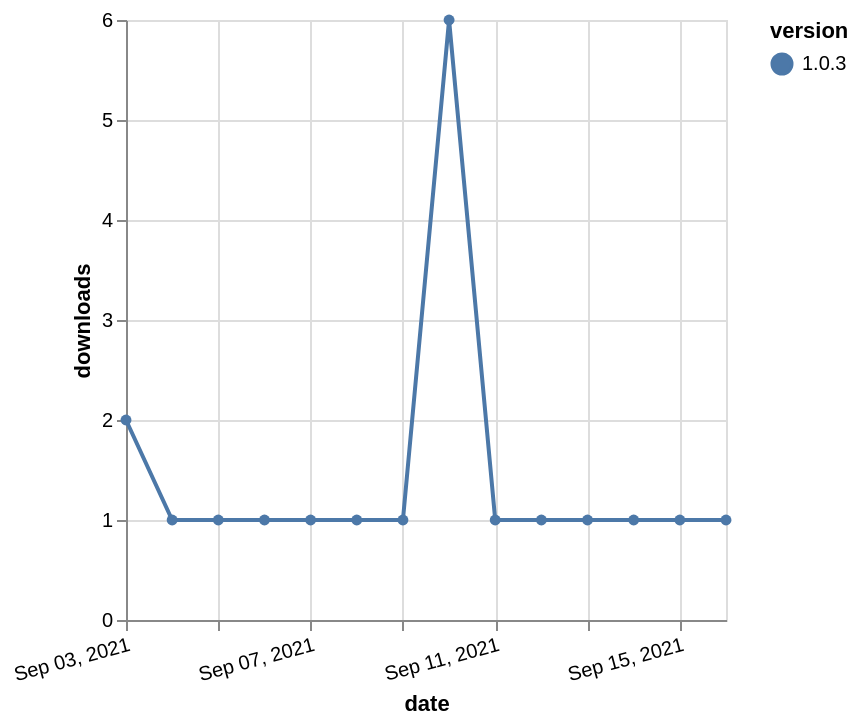

The Vega-Lite source for this figure:
### Vega-Lite specification from a JSON file in a GitHub repository (floating-point values rounded to 4 significant figures)
{"$schema": "https://vega.github.io/schema/vega-lite/v5.json", "description": "A simple bar chart with embedded data.", "data": {"values": [{"date": "2021-09-03", "total": 583, "delta": 2, "version": "1.0.3"}, {"date": "2021-09-04", "total": 584, "delta": 1, "version": "1.0.3"}, {"date": "2021-09-05", "total": 585, "delta": 1, "version": "1.0.3"}, {"date": "2021-09-06", "total": 586, "delta": 1, "version": "1.0.3"}, {"date": "2021-09-07", "total": 587, "delta": 1, "version": "1.0.3"}, {"date": "2021-09-08", "total": 588, "delta": 1, "version": "1.0.3"}, {"date": "2021-09-09", "total": 589, "delta": 1, "version": "1.0.3"}, {"date": "2021-09-10", "total": 595, "delta": 6, "version": "1.0.3"}, {"date": "2021-09-11", "total": 596, "delta": 1, "version": "1.0.3"}, {"date": "2021-09-12", "total": 597, "delta": 1, "version": "1.0.3"}, {"date": "2021-09-13", "total": 598, "delta": 1, "version": "1.0.3"}, {"date": "2021-09-14", "total": 599, "delta": 1, "version": "1.0.3"}, {"date": "2021-09-15", "total": 600, "delta": 1, "version": "1.0.3"}, {"date": "2021-09-16", "total": 601, "delta": 1, "version": "1.0.3"}]}, "width": "container", "mark": {"type": "line", "point": {"filled": true}}, "encoding": {"x": {"field": "date", "type": "temporal", "timeUnit": "yearmonthdate", "title": "date", "axis": {"labelAngle": -15}}, "y": {"field": "delta", "type": "quantitative", "title": "downloads"}, "color": {"field": "version", "type": "nominal"}, "tooltip": {"field": "delta"}}}
